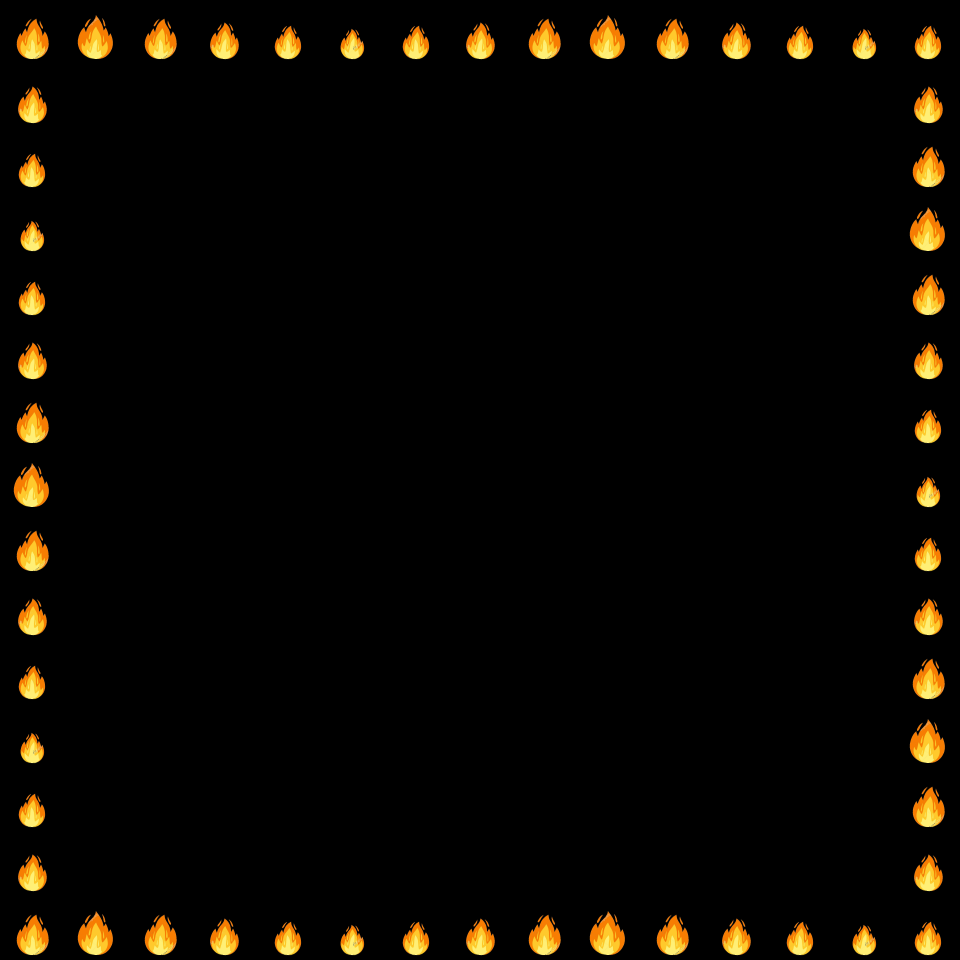

This game map was drawn from its Tiled (.tmx) file and the tilesets committed beside it. A one-line description and the full map source follow:
An orthogonal 15x15 tile map with 64x64 px tiles, 2 tile layers (Tile Layer 1, Tile Layer 2).

<map version="1.10" tiledversion="1.10.2" orientation="orthogonal" renderorder="right-down" width="15" height="15" tilewidth="64" tileheight="64" infinite="0" nextlayerid="3" nextobjectid="1">
 <tileset firstgid="1" name="Level3" tilewidth="64" tileheight="64" tilecount="6" columns="0">
  <grid orientation="orthogonal" width="1" height="1" />
  <tile id="0">
   <image width="64" height="64" source="base_tile.png" />
  </tile>
  <tile id="1">
   <image width="64" height="64" source="fire8.png" />
  </tile>
  <tile id="2">
   <image width="64" height="64" source="fire7.png" />
  </tile>
  <tile id="3">
   <image width="64" height="64" source="fire6.png" />
  </tile>
  <tile id="4">
   <image width="64" height="64" source="fire5.png" />
  </tile>
  <tile id="5">
   <image width="64" height="64" source="fire4.png" />
  </tile>
 </tileset>
 <layer id="1" name="Tile Layer 1" width="15" height="15">
  <data encoding="csv">
1,1,1,1,1,1,1,1,1,1,1,1,1,1,1,
1,1,1,1,1,1,1,1,1,1,1,1,1,1,1,
1,1,1,1,1,1,1,1,1,1,1,1,1,1,1,
1,1,1,1,1,1,1,1,1,1,1,1,1,1,1,
1,1,1,1,1,1,1,1,1,1,1,1,1,1,1,
1,1,1,1,1,1,1,1,1,1,1,1,1,1,1,
1,1,1,1,1,1,1,1,1,1,1,1,1,1,1,
1,1,1,1,1,1,1,1,1,1,1,1,1,1,1,
1,1,1,1,1,1,1,1,1,1,1,1,1,1,1,
1,1,1,1,1,1,1,1,1,1,1,1,1,1,1,
1,1,1,1,1,1,1,1,1,1,1,1,1,1,1,
1,1,1,1,1,1,1,1,1,1,1,1,1,1,1,
1,1,1,1,1,1,1,1,1,1,1,1,1,1,1,
1,1,1,1,1,1,1,1,1,1,1,1,1,1,1,
1,1,1,1,1,1,1,1,1,1,1,1,1,1,1
</data>
 </layer>
 <layer id="2" name="Tile Layer 2" width="15" height="15">
  <data encoding="csv">
3,2,3,4,5,6,5,4,3,2,3,4,5,6,5,
4,0,0,0,0,0,0,0,0,0,0,0,0,0,4,
5,0,0,0,0,0,0,0,0,0,0,0,0,0,3,
6,0,0,0,0,0,0,0,0,0,0,0,0,0,2,
5,0,0,0,0,0,0,0,0,0,0,0,0,0,3,
4,0,0,0,0,0,0,0,0,0,0,0,0,0,4,
3,0,0,0,0,0,0,0,0,0,0,0,0,0,5,
2,0,0,0,0,0,0,0,0,0,0,0,0,0,6,
3,0,0,0,0,0,0,0,0,0,0,0,0,0,5,
4,0,0,0,0,0,0,0,0,0,0,0,0,0,4,
5,0,0,0,0,0,0,0,0,0,0,0,0,0,3,
6,0,0,0,0,0,0,0,0,0,0,0,0,0,2,
5,0,0,0,0,0,0,0,0,0,0,0,0,0,3,
4,0,0,0,0,0,0,0,0,0,0,0,0,0,4,
3,2,3,4,5,6,5,4,3,2,3,4,5,6,5
</data>
 </layer>
</map>
